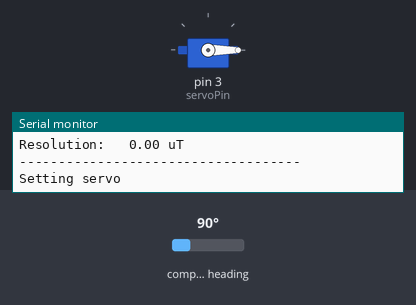
Recording of a sketch running on a simulated Arduino Uno, built with avr-gcc and run on an emulated ATmega328P. On the bench: servo, the last lines printed to the serial monitor. Inputs (shaded band) come from the test bench; at power-on: compass heading 90°.

Above: at 0.7 s.
At 1.7 s:
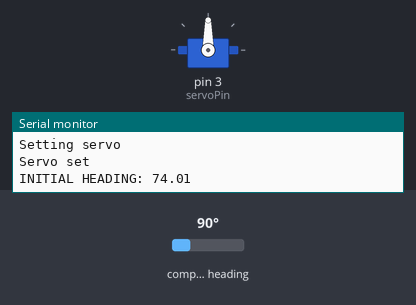
Timing chart, 0 to 3.2 s (numbered marks = the images above):
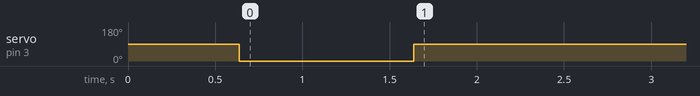

The sketch:

HAB_project_mag_final.ino
```cpp
/*   Cameron and Dustin's code to stabilize a HAB payload using an Adafruit HMC5883 magnetometer to get the heading of the box.
 *   NOTE: This code was not replaced by HAB_project_gyro because the strong magnetic field created by the servo prevented us from measuring Earth's magnetic field.
 *   This code contains a more advanced stabilization algorithm from our inital code, because we set the servo to return to the initial heading, no matter what that initial heading was.
 *
 *   Wiring:
 *   5v - VIN
 *   GND - GND
 *   SDA - A4
 *   SCL - A5
 */

/***************************************************************************
  Arduino code to run a servo based on the HMC5883 magnentometer/compass.
  Note that some of this code is copied from the Adafruit library.

  These displays use I2C to communicate, 2 pins are required to interface.
 ***************************************************************************/

#include <Wire.h>
#include <Adafruit_Sensor.h>
#include <Adafruit_HMC5883_U.h>
#include <Servo.h>

// Servo setup.
int servoPin = 3;
Servo servo;
// Global vars used in loop() and stabilize().
int count = 0;
int firstTime = 1;
float desiredHeading;
bool jumpedRTL = false;
bool jumpedLTR = false;
float previousHeading;

// Assign a unique ID to this sensor at the same time
Adafruit_HMC5883_Unified mag = Adafruit_HMC5883_Unified(12345);


void setup(void)
{
  Serial.begin(9600);
  servo.attach(servoPin);

  // Initialise the sensor
  if(!mag.begin())
  {
    // There was a problem detecting the HMC5883, print a message.
    Serial.println("No HMC5883 detected - Check wiring!");
    while(1);
  }

  // Display some basic information on this sensor
  displaySensorDetails();

  // Set the servo to 90 degrees (in the middle).
  Serial.println("Setting servo");
  servo.write(0);
  delay(1000);
  servo.write(90);
  Serial.println("Servo set");
}


void loop(void)
{
  // Get a new sensor event
  sensors_event_t event;
  mag.getEvent(&event);


 // Print output every second.
 if ((count % 200) == 0) {
    // Display the results (magnetic vector values are in micro-Tesla (uT))
//    Serial.print("X: "); Serial.print(event.magnetic.x); Serial.print("  ");
//    Serial.print("Y: "); Serial.print(event.magnetic.y); Serial.print("  ");
//    Serial.print("Z: "); Serial.print(event.magnetic.z); Serial.print("  ");Serial.println("uT");
 }

  // Hold the module so that Z is pointing 'up' and you can measure the heading with x&y
  // Calculate heading when the magnetometer is level, then correct for signs of axis.
  float heading = atan2(event.magnetic.y, event.magnetic.x);   // inverseTan(y / x)

  // Once you have your heading, you must then add your 'Declination Angle', which is the 'Error' of the magnetic field in your location.
  // Find yours here: http://www.magnetic-declination.com/
  // Convert the declination degrees to radians.
  // If you cannot find your Declination, comment out these two lines, your compass will be slightly off.
  float declinationAngle = -0.279;     // RADIANS (Set for 16 degrees, Bngr ME).
  heading += declinationAngle;

  // Correct for when signs are reversed.
  if(heading < 0)
    heading += 2*PI;

  // Check for wrap due to addition of declination.
  if(heading > 2*PI)
    heading -= 2*PI;

  // Convert radians to degrees for readability.
  float headingDegrees = heading * 180/M_PI;

// The first time the loop runs, get the desired heading.
  if (firstTime) {
    desiredHeading = headingDegrees;
    previousHeading = headingDegrees;
    Serial.print("INITIAL HEADING: "); Serial.println(desiredHeading);
    firstTime = 0;
    delay(2000);
  }

  // Stabilize the payload based on the current heading and desired heading.
  stabilize(headingDegrees);

  // Get the previous heading to tell how the heading is changing.
  previousHeading = headingDegrees;

  delay(5);
  count++;
}


// A complex stabilization algorithm.
// The complication is caused by "jumping" from 359 degrees to 0 degrees, which would make our payload think it changed direction by 359 degrees, when it only moved by 1 degree.
void stabilize(float heading) {
  int servoReading;

  float headingDiff = heading - desiredHeading;
  float change = heading - previousHeading;

  // Cases:
  // JumpedRTL && desiredHeading < 180
  // JumpedRTL && desiredHeading > 180
  // JumpedLTR && desiredHeading < 180
  // JumpedLTR && desiredHeading > 180

  if (change < -350) {
    Serial.println("JUMPED LTR");
    jumpedLTR = true;
    jumpedRTL = false;
  }
  if (change > 350) {
    Serial.println("JUMPED RTL");
    jumpedRTL = true;
    jumpedLTR = false;
  }

// If we've jumped from right to left and our desiredHeading is on the right, calculate the difference in heading using the "slicing" method.
  if (jumpedRTL) {
    if (desiredHeading < 180) {
      headingDiff = -((360 - heading) + desiredHeading);
    }
    // If desiredHeading >= 180, use the original headingDiff.
  }

// If we've jumped from left to right and our desiredHeading is on the left, calculate the difference in heading using the "slicing" method.
  if (jumpedLTR) {
    if (desiredHeading >= 180) {
      headingDiff = 360 - desiredHeading + heading;
    }
    // If desiredHeading < 180, use the original headingDiff.
  }

    // If our heading is within 90 degrees of the desired heading, set the servo appropriately.
   if (headingDiff >= -90 && headingDiff <= 90) {
    // If the heading is to the right (between 1 and 90 degrees), move to the left.
    if (headingDiff > 0) {
      servo.write(90 - headingDiff);
    }
    // If the heading is to the left (between -90 and 0 degrees), move to the right.
    else {
      servo.write(90 + (-headingDiff));
    }
    servoReading = servo.read();
  }

    // Print every second (count is global).
  if ((count % 100) == 0) {
    Serial.print("Heading: "); Serial.println(heading);
    // Diagnostic jump prints.
    if (jumpedRTL) {
      Serial.println("jumpedRTL TRUE");
    }
    if (jumpedLTR) {
      Serial.println("jumpedLTR TRUE");
    }
//    Serial.print("Heading difference: "); Serial.println(headingDiff);
//    Serial.print("Servo angle: "); Serial.println(servoReading);
    Serial.println("");
  }
}

void displaySensorDetails(void)
{
  sensor_t sensor;
  mag.getSensor(&sensor);
  Serial.println("------------------------------------");
  Serial.print  ("Sensor:       "); Serial.println(sensor.name);
  Serial.print  ("Driver Ver:   "); Serial.println(sensor.version);
  Serial.print  ("Unique ID:    "); Serial.println(sensor.sensor_id);
  Serial.print  ("Max Value:    "); Serial.print(sensor.max_value); Serial.println(" uT");
  Serial.print  ("Min Value:    "); Serial.print(sensor.min_value); Serial.println(" uT");
  Serial.print  ("Resolution:   "); Serial.print(sensor.resolution); Serial.println(" uT");
  Serial.println("------------------------------------");
  Serial.println("");
  delay(500);
}
```
